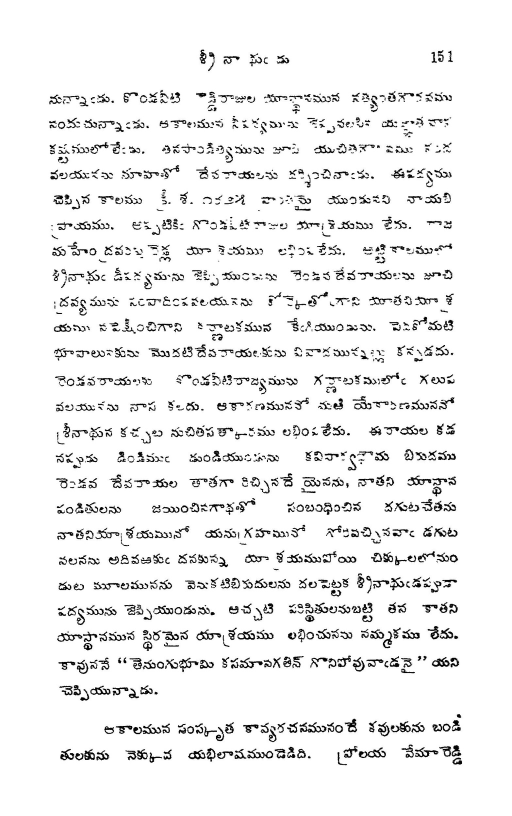
#> input picture Day18/3.jpg, 1024 x 1631 px (shown at 1/2 size); its folder holds 2 pictures in this run
$ python boundingbox.py   (older library calls are emulated)
#> lines starting #> are read from the running program, lines starting #| are printed output that depends on the picture; after the words box and inside, x2 and y2 are one past the last pixel; in counts of white or black regions, pixels touching at a corner belong together
import cv2
import numpy as np
import glob
base_dir = './'
final_dir = './'
i = 27
def mergeContour(intervals):
    merged = []

    mergedIntervalIndex = []
    for i, higher in enumerate(intervals):
        if not merged:
            merged.append(higher)
            mergedIntervalIndex.append([i])
        else:
            lower = merged[-1]
            # test for intersection between lower and higher:
            # we know via sorting that lower[0] <= higher[0]
            if higher[0] <= lower[1] and higher[1]<=lower[1]:
                upper_bound = max(lower[1], higher[1])
                merged[-1] = (lower[0], upper_bound)
                mergedIntervalIndex[-1].append(i)
                # replace by merged interval
            else:
                merged.append(higher)
                mergedIntervalIndex.append([i])

    #print (merged_interval_index)
    return mergedIntervalIndex

l = [(3, 4), (5, 7), (6, 12), (10, 12), (11, 116) ]
mergeContour(l)


def addBorder(img, bordersize):
    return cv2.copyMakeBorder(img, top=bordersize, bottom=bordersize,
                              left=bordersize, right=bordersize,
                              borderType= cv2.BORDER_CONSTANT,
                              value=[255,255,255] )

def segmentImage(baseImage, imFloodfillInv, mask, name):

    _, thresh = cv2.threshold(imFloodfillInv, 127, 255, 0)
    _, contours, _ = cv2.findContours(thresh, cv2.RETR_TREE,
                                      cv2.CHAIN_APPROX_SIMPLE)

    contoursWithRect = []
    countourBoundary = []
    for contour in contours:
        x, y, w, h = cv2.boundingRect(contour)
        contoursWithRect.append(((x, x+w), (y, y+h), contour))


    #sort according to occurance of contours
    #The format of each element is : ((x, x+w), (y, y+h), contour)
    contoursWithRect = sorted(contoursWithRect, key = lambda x : x[0][0])

    #contains Bounding Interval of countours
    #The format of each element is : (x, x+w)
    countourBoundary = [x[0] for x in contoursWithRect]

    #contours in sorted order
    contours = [x[-1] for x in contoursWithRect]

    #Contains list of merged countours
    mergeContourBoundary = mergeContour(countourBoundary)

    #add border to base Image to make it size of contours generated
    bordersize=1
    baseImageWithBorder = addBorder(baseImage, bordersize)

    baseImageWithBorderInv = 255 - baseImageWithBorder


    for interval in mergeContourBoundary:
        color = cv2.cvtColor(mask, cv2.COLOR_GRAY2BGR)
        cont = [contours[i] for i in interval]
        imgContour = cv2.drawContours(color,
                                       cont, -1, (255,255,255), -1,8)

        res = cv2.bitwise_and(baseImageWithBorderInv,
                              imgContour)
        #change dir location to segmented image folder
        cv2.imwrite("sampleWordImageBB/contour/"+name.split('.')[0]+
                    '_'+str(interval)+'.png',res)

def boundingBox(img, imFloodfillInv, name):
    connectivity = 8
    #output = cv2.connectedComponentsWithStats(im_floodfill_inv, connectivity)
    labelnum, _, contours, _ = cv2.connectedComponentsWithStats(
        imFloodfillInv, connectivity)

    label_range = range(1, labelnum)
    contours = sorted(contours, key = lambda x : x[0])
    bb_img = img.copy()

    for label in xrange(1,labelnum):
        x,y,w,h,size = contours[label]
        bb_img = cv2.rectangle(bb_img, (x,y), (x+w,y+h), (0,0,255), 1)


    #change it to BB image folder
    cv2.imwrite("sampleWordImageBB/BB/"+name,bb_img)

def arabicTextProcessing(path):
#> called with path = './3.jpg'
    name = path.split('/')[-1]
    base_image = cv2.imread(path)
#> base_image is the input picture: shape (1631, 1024, 3); min 0, max 255, mean 238.8
    gray_image = cv2.cvtColor(base_image, cv2.COLOR_BGR2GRAY)
    gray_image = gray_image.astype('uint8')
    Iedge = cv2.Canny(gray_image, 100, 200)
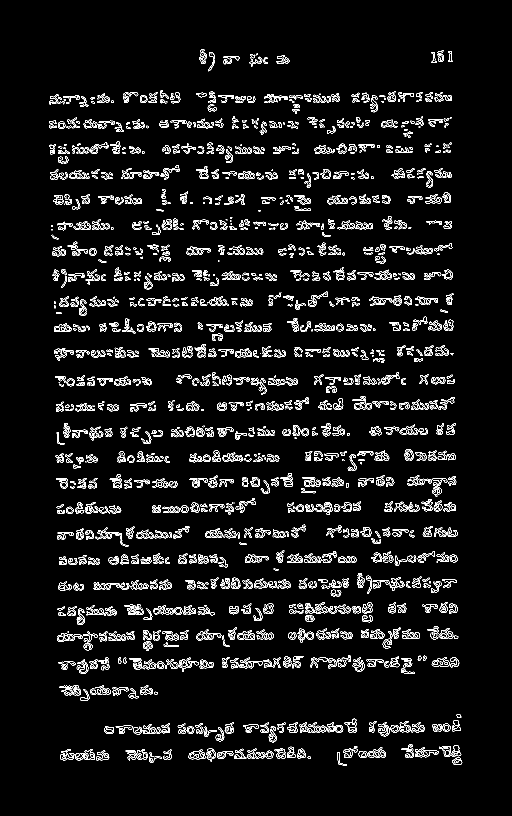
#> Iedge: shape (1631, 1024) (shown at 1/2 size); 5.4% white in thin lines or dots, all inside (x1, y1, x2, y2) = (98, 99, 925, 1531)

    #print(image.shape, gray_image.shape)
    #dilation : small size of kernel- can segment between much closer objects and accurately
    #according to experiment and trying several values for kernel:
    #large value of first emlement of kernel such as (15, 3) helps in dilate image
    #vertically. Large value of first element of kernel is useful for
    #creating bounding box for text so that we can include the dots
    #present in text in one Bounding Box.
    #small values of both elements of kernel such as (3, 3)helps in segmenting and
    #creating bounding box for number
    kernel = np.ones((20,3), np.uint8)
    img_dilation = cv2.dilate(Iedge, kernel, iterations=1)
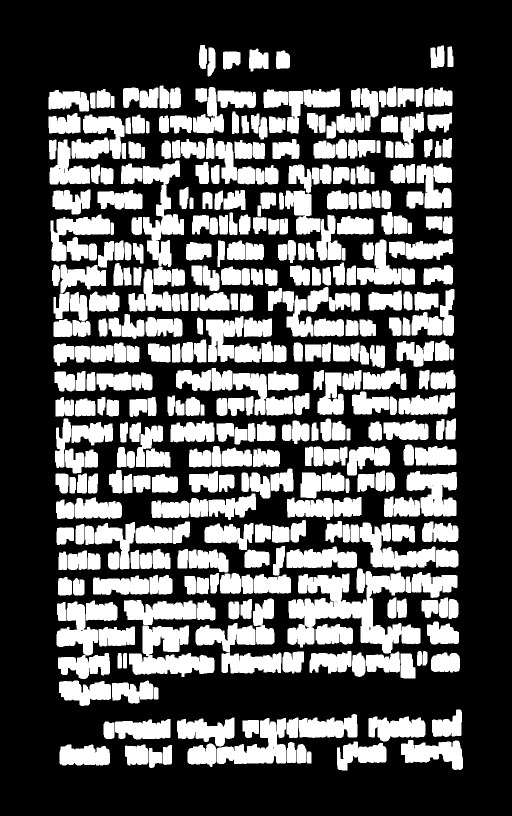
#> img_dilation: shape (1631, 1024) (shown at 1/2 size); 34.6% white; 413 white regions, largest, box (x1, y1, x2, y2) and area: (575, 1142, 841, 1307) 19355, (258, 1251, 429, 1354) 9803, (113, 1203, 220, 1358) 8075
    #cv2.imwrite("sampleWordImageBB/"+name.split('.')[0]+"dilate.png",img_dilation)


    # Mask used to flood filling.
    # Notice the size needs to be 2 pixels than the image.
    th, im_th = cv2.threshold(img_dilation, 220, 255,
                              cv2.THRESH_BINARY_INV);
#> im_th: shape (1631, 1024); 65.4% white; 413 black regions
    #print(im_th.shape)
    #cv2.imwrite("sampleWordImageBB/"+name.split('.')[0]+"dilate.png",im_th)
    #im_th = img_dilation

    # Copy the thresholded image.
    im_floodfill = im_th.copy()

    h, w = im_th.shape[:2]
#> h = 1631; w = 1024
    mask = np.zeros((h+2, w+2), np.uint8)
    mask1 = np.zeros((h+10, w+10), np.uint8)
    # Floodfill from point (0, 0)
    cv2.floodFill(im_floodfill, mask, (0,0), 255)

    # Invert floodfilled image
    im_floodfill_inv = cv2.bitwise_not(im_floodfill)


    #cv2.imwrite("sampleWordImageBB/dilate/"+name,im_floodfill_inv)

    segmentImage(base_image, im_floodfill_inv, mask, name)
#> in segmentImage, `_, contours, _ = cv2.findContours(thresh, cv2.RETR_TREE, cv2.CHAIN_APP..`: contours = 430 contours, 14 with area under 20; largest, box (x1, y1, x2, y2) and area: (575, 1142, 841, 1307) 18501, (258, 1251, 429, 1354) 9343, (113, 1203, 220, 1358) 7672, (286, 321, 368, 534) 7462, (433, 1436, 572, 1528) 6278
#> the loop in segmentImage, `for contour in contours:` made 430 passes
#> (x, y, w, h) on passes 1 to 3: (614, 1503, 9, 24), (298, 1496, 27, 40), (326, 1490, 18, 40)
#> after the loop in segmentImage, `for contour in contours:`: contoursWithRect = 430 items
#> in segmentImage, `countourBoundary = [x[0] for x in contoursWithRect]`: countourBoundary = 430 pairs, first value 97 to 900, second value 113 to 926
#> the loop in mergeContour (call 2), `for i, higher in enumerate(intervals):` made 430 passes
#> (higher, lower, upper_bound) on passes 3, 6, 7, 8, 9, 10, 11, 12, 13, 14, 15, 16: ((98, 113), (97, 178), 178), ((104, 120), (101, 220), 220), ((105, 181), (101, 220), 220), ((107, 149), (101, 220), 220), ((107, 144), (101, 220), 220), ((107, 139), (101, 220), 220), ((109, 150), (101, 220), 220), ((110, 142), (101, 220), 220), ((111, 137), (101, 220), 220), ((111, 148), (101, 220), 220), ((112, 148), (101, 220), 220), ((113, 220), (101, 220), 220)
#> (lower, upper_bound) on passes 61 to 66: ((186, 298), 298), ((186, 298), 298), ((186, 298), 298), ((186, 298), 298), ((186, 298), 298), ((186, 298), 298)
#> in segmentImage, `mergeContourBoundary = mergeContour(countourBoundary)`: mergeContourBoundary = 28 items, first 6: [0], [1, 2], [3], [4, 5, 6, 7, 8, 9, 10, 11, 12, 13, 14, 15, 16, 17, 18, 19, 20], [21, 22, 23, 24, 25, 26, 27, 28, 29], [30, 31, 32, 33]
#> in segmentImage, `baseImageWithBorderInv = 255 - baseImageWithBorder`:
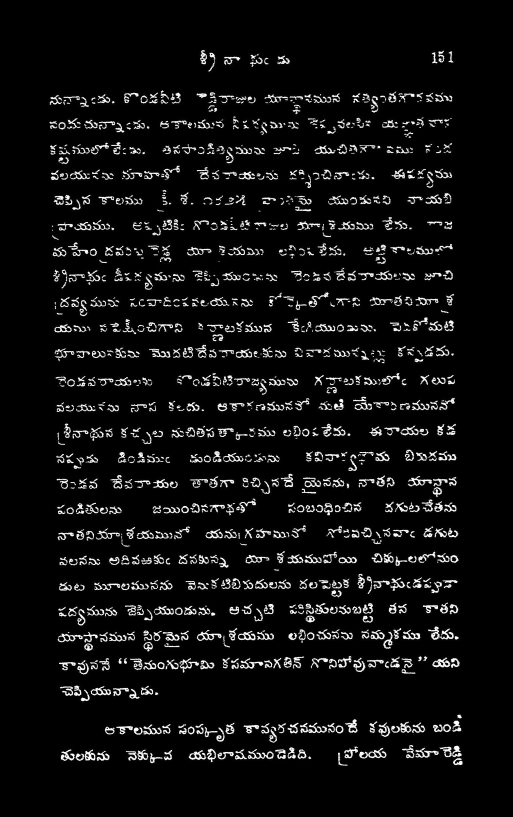
#> baseImageWithBorderInv: shape (1633, 1026, 3) (shown at 1/2 size); min 0, max 255, mean 16.1
#> the loop in segmentImage, `for interval in mergeContourBoundary:` made 28 passes
#> interval on passes 1, 2, 3, 5, 6, 7, 8, 10, 11, 12, 16, 20: [0], [1, 2], [3], [21, 22, 23, 24, 25, 26, 27, 28, 29], [30, 31, 32, 33], [34, 35, 36, 37, 38, 39, 40, 41], [42, 43, 44, 45, 46, 47, 48, 49, 50, 51, 52, 53], [71, 72, 73, 74], [75, 76, 77, 78, 79, 80, 81, 82, 83, 84, 85], [86, 87, 88, 89, 90, 91, 92, 93], [173, 174, 175, 176, 177, 178, 179, 180], [238, 239, 240, 241, 242, 243]
#> pass 1, in segmentImage, `color = cv2.cvtColor(mask, cv2.COLOR_GRAY2BGR)`:
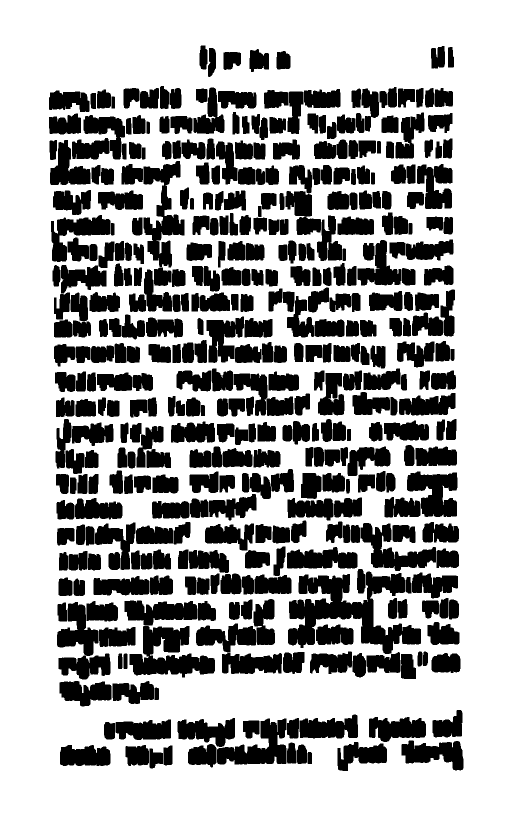
#> color: shape (1633, 1026, 3) (shown at 1/2 size); values 0 (black) and 1 (white), 65.5% white; 413 black regions, largest, box (x1, y1, x2, y2) and area: (576, 1143, 842, 1308) 19406, (259, 1252, 430, 1355) 9803, (114, 1204, 221, 1359) 8081
#> pass 1, in segmentImage, `imgContour = cv2.drawContours(color, cont, -1, (255,255,255), -1,8)`:
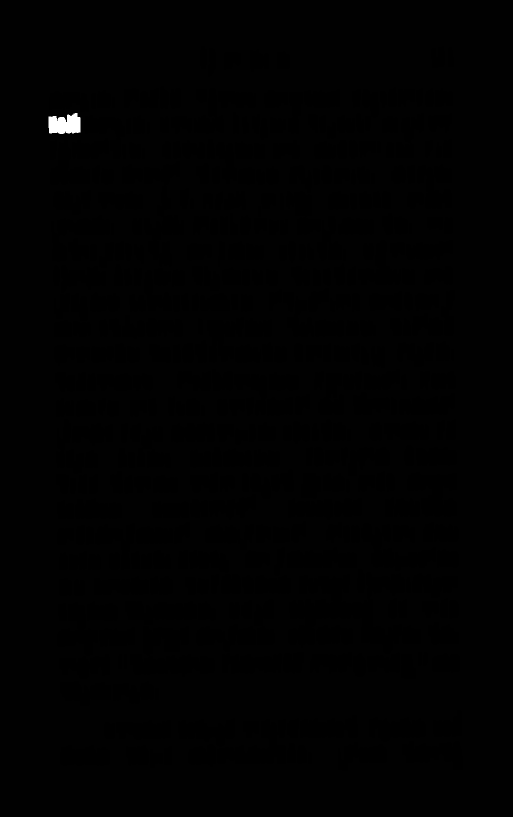
#> imgContour: shape (1633, 1026, 3) (shown at 1/2 size); min 0, max 255, mean 1
#> after the loop in segmentImage, `for interval in mergeContourBoundary:`:
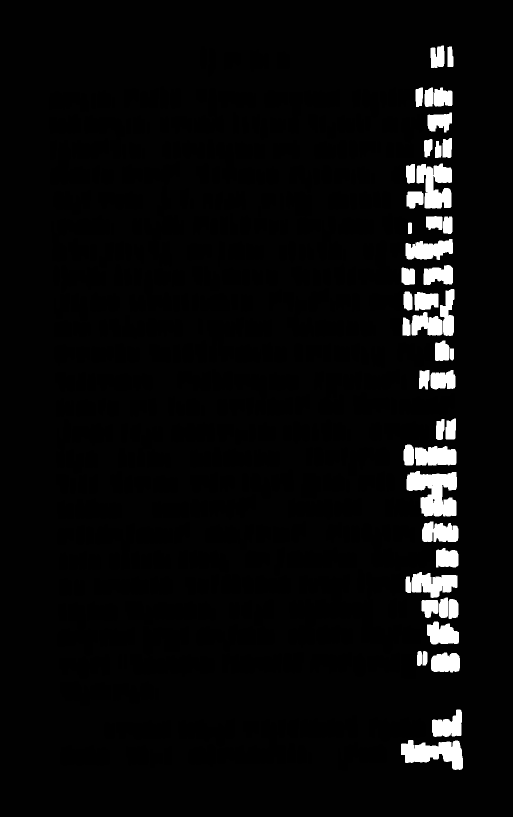
#> color: shape (1633, 1026, 3) (shown at 1/2 size); min 0, max 255, mean 10.1


    boundingBox(base_image, im_floodfill_inv, name)
#> in boundingBox, `labelnum, _, contours, _ = cv2.connectedComponentsWithStats( imFloodfi..`: labelnum = 414; contours = 414 rows, first 6: [0, 0, 1024, 1631, 1093027], [398, 90, 16, 48, 668], [861, 91, 28, 45, 1064], [895, 93, 12, 41, 443], [415, 95, 16, 58, 735], [498, 97, 39, 46, 1357]
#> in boundingBox, `contours = sorted(contours, key = lambda x : x[0])`: contours = 414 items, first 6: [0, 0, 1024, 1631, 1093027], [97, 180, 81, 43, 2592], [97, 226, 64, 42, 2140], [98, 279, 15, 40, 527], [99, 279, 81, 90, 3872], [101, 429, 119, 94, 4893]
#> the loop in boundingBox, `for label in xrange(1,labelnum):` made 413 passes
#> after the loop in boundingBox, `for label in xrange(1,labelnum):`:
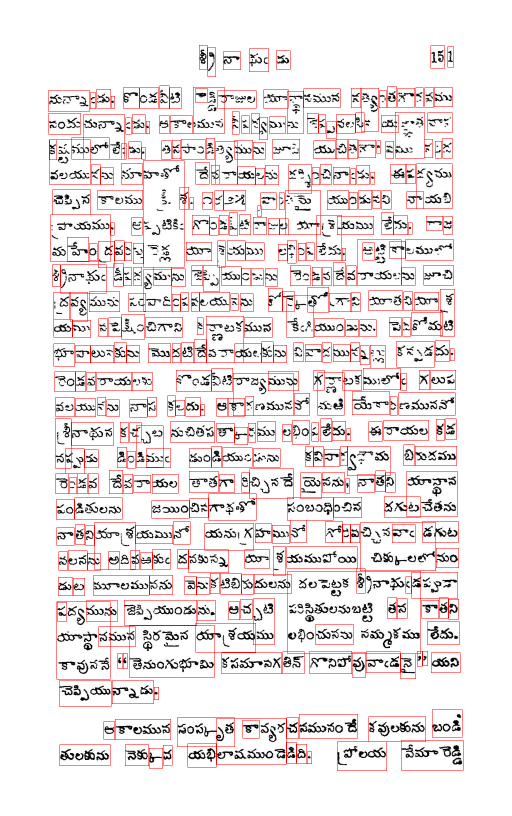
#> bb_img: shape (1631, 1024, 3) (shown at 1/2 size); mean B, G, R 228.7, 228.7, 238.9

name = "3.jpg"
arabicTextProcessing(base_dir+name)
